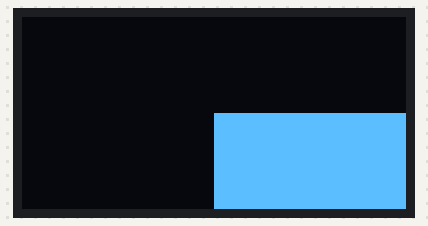
Recording of a sketch running on a simulated Arduino Uno, built with avr-gcc and run on an emulated ATmega328P. On the bench: 128×64 one-colour display. What the sketch prints to the serial monitor is not drawn.

Above: at 0.1 s.

The sketch:

avr-ssd1306-u8g2.ino
```cpp
// Arduino Uno + SSD1306 128x64 at 0x3C on Wire (SDA = A4, SCL = A5), drawn
// with U8g2 in full-buffer mode: two frames whose pictures are known pixel
// by pixel.
//
// sendBuffer() goes through u8x8_cad_ssd13xx_fast_i2c, which splits every
// 128-byte page into short data transactions, so one frame is several dozen
// I2C transactions.
//
// Serial protocol (115200): BEGIN, then "FRAME 0" after the first
// sendBuffer() (the top-left quarter lit) and "FRAME 1" after the second
// (only the bottom-right quarter lit), then DONE.
//
// Libraries: U8g2 2.36.19
// Rebuild: node project/board-buses-2026-09/harness/compile-fixture.mjs \
//   --fqbn arduino:avr:uno --libs "U8g2" \
//   --out <this dir> <this dir>/avr-ssd1306-u8g2.ino
#include <Wire.h>
#include <U8g2lib.h>

U8G2_SSD1306_128X64_NONAME_F_HW_I2C u8g2(U8G2_R0, U8X8_PIN_NONE);

void setup() {
  Serial.begin(115200);
  Serial.println("BEGIN");
  u8g2.begin();

  u8g2.clearBuffer();
  u8g2.drawBox(0, 0, 64, 32);
  u8g2.sendBuffer();
  Serial.println("FRAME 0");

  u8g2.clearBuffer();
  u8g2.drawBox(64, 32, 64, 32);
  u8g2.sendBuffer();
  Serial.println("FRAME 1");
  Serial.println("DONE");
}

void loop() {}
```
